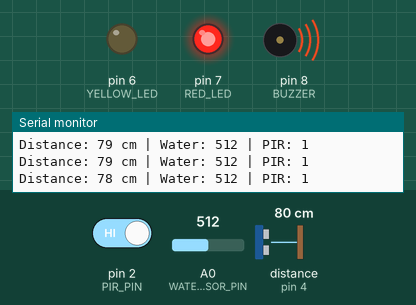
This sketch was run on a simulated Arduino Uno, built with avr-gcc and run on an emulated ATmega328P. Shown: output pins drawn as LEDs (lit = HIGH), buzzer (waves = sounding), the last lines printed to the serial monitor. Wiring (inferred from the names in the program): ultrasonic range finder: trigger pin 3; echo pin 4. The test bench sets the inputs (shaded band); at power-on: pin 2 (PIR_PIN) HIGH, A0 (WATER_SENSOR_PIN) = 512, distance to the obstacle (sensor on pin 4) 80 cm. The echo pulse lasts 58.3 µs per cm; pins used as bus, display or sensor lines are not drawn.

Above: at 1.59 s.
1.6 s: pin 2 (PIR_PIN) driven LOW
At 2.32 s:
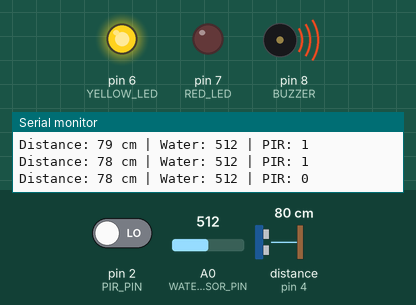
5.1 s: A0 (WATER_SENSOR_PIN) set to 307
8.6 s: A0 (WATER_SENSOR_PIN) set to 290
At 9.7 s:
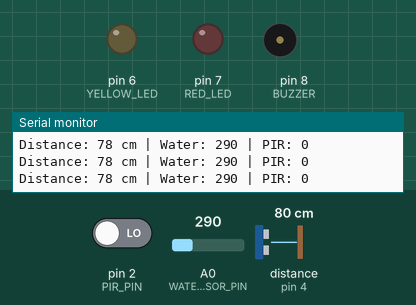
10.4 s: distance to the obstacle (sensor on pin 4) set to 34 cm
11.9 s: distance to the obstacle (sensor on pin 4) set to 28 cm
At 12.2 s:
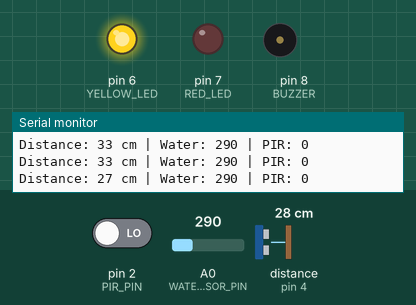
15.4 s: A0 (WATER_SENSOR_PIN) set to 591
At 15.73 s:
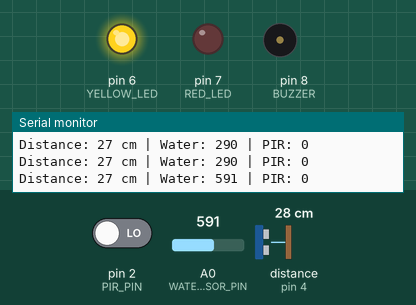
18.9 s: A0 (WATER_SENSOR_PIN) set to 612
At 19.6 s:
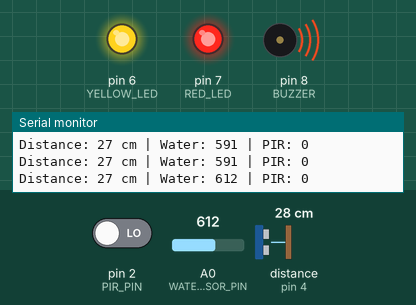
Timing chart, 0 to 23.5 s (numbered marks = the images above; inputs shaded):
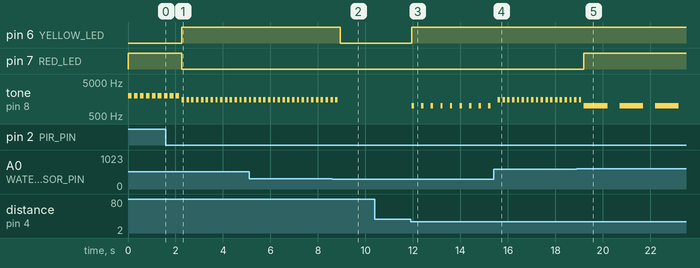

Measured:
- the behaviour switches between 300 and 299 on A0 (WATER_SENSOR_PIN) (found by bisection; images 1 and 2)
- the behaviour switches between 32 and 31 cm on distance to the obstacle (sensor on pin 4) (found by bisection; images 2 and 3)
- the behaviour switches between 599 and 600 on A0 (WATER_SENSOR_PIN) (found by bisection; images 4 and 5)
- after the input at 1.6 s, pin 6 (YELLOW_LED): LOW → HIGH after 0.67 s; pin 7 (RED_LED): HIGH → LOW after 0.67 s
- after the input at 8.6 s, pin 6 (YELLOW_LED): HIGH → LOW after 0.34 s; tone on pin 8 (BUZZER): goes on until 8.8 s, then stays silent
- after the input at 11.9 s, pin 6 (YELLOW_LED): LOW → HIGH after 0.05 s; tone on pin 8 (BUZZER): alternates 1000 Hz for 0.10 s and silent for 0.30 s, starting after 0.05 s
- after the input at 15.4 s, tone on pin 8 (BUZZER): alternates 1500 Hz for 0.10 s and silent for 0.10 s, starting after 0.18 s
- after the input at 18.9 s, pin 7 (RED_LED): LOW → HIGH after 0.30 s

The sketch:

SmartAlertSystem.ino
```cpp
#define TRIG_PIN 3
#define ECHO_PIN 4
#define PIR_PIN 2
#define WATER_SENSOR_PIN A0

#define RED_LED 7
#define YELLOW_LED 6
#define BUZZER 8

void setup() {
  Serial.begin(9600);
  pinMode(TRIG_PIN, OUTPUT);
  pinMode(ECHO_PIN, INPUT);
  pinMode(PIR_PIN, INPUT);
  pinMode(RED_LED, OUTPUT);
  pinMode(YELLOW_LED, OUTPUT);
  pinMode(BUZZER, OUTPUT);
}

long getUltrasonicDistance() {
  digitalWrite(TRIG_PIN, LOW);
  delayMicroseconds(2);
  digitalWrite(TRIG_PIN, HIGH);
  delayMicroseconds(10);
  digitalWrite(TRIG_PIN, LOW);

  long duration = pulseIn(ECHO_PIN, HIGH, 30000);
  long distance = duration * 0.034 / 2;
  if (distance == 0) distance = 999;  // Filter out bad reads
  return distance;
}

void playBeepPattern(int onTime, int offTime) {
  tone(BUZZER, 1000);  // 1kHz tone
  delay(onTime);
  noTone(BUZZER);
  delay(offTime);
}

void playAlarmSound() {
  for (int i = 0; i < 3; i++) {
    tone(BUZZER, 2000); // Higher pitch alarm
    delay(150);
    noTone(BUZZER);
    delay(100);
  }
}

void loop() {
  long distance = getUltrasonicDistance();
  int waterLevel = analogRead(WATER_SENSOR_PIN);
  int pirState = digitalRead(PIR_PIN);

  Serial.print("Distance: "); Serial.print(distance); Serial.print(" cm | ");
  Serial.print("Water: "); Serial.print(waterLevel); Serial.print(" | ");
  Serial.print("PIR: "); Serial.println(pirState);

  bool waterDry = waterLevel < 300;
  bool waterLow = waterLevel >= 300 && waterLevel < 600;
  bool waterHigh = waterLevel >= 600;

  // MUTE MODE CHECK: All sensors quiet
  if (pirState == LOW && waterDry && distance > 30) {
    digitalWrite(RED_LED, LOW);
    digitalWrite(YELLOW_LED, LOW);
    noTone(BUZZER);
    return;
  }

  // PRIORITY: PIR motion first
  if (pirState == HIGH) {
    digitalWrite(RED_LED, HIGH);
    digitalWrite(YELLOW_LED, LOW);
    playAlarmSound(); // Different warning sound
    return;
  }

  // Handle Water Sensor
  if (waterHigh) {
    digitalWrite(RED_LED, HIGH);
    digitalWrite(YELLOW_LED, HIGH);
    tone(BUZZER, 1000);
    delay(1000); // Long tone
    noTone(BUZZER);
    delay(500);
    return;
  }
  else if (waterLow) {
    digitalWrite(RED_LED, LOW);
    digitalWrite(YELLOW_LED, HIGH);
    for (int i = 0; i < 3; i++) {
      tone(BUZZER, 1500);
      delay(100);
      noTone(BUZZER);
      delay(100);
    }
    return;
  }

  // Handle Ultrasonic Sensor
  if (distance < 10) {
    digitalWrite(RED_LED, HIGH);
    digitalWrite(YELLOW_LED, HIGH);
    playBeepPattern(500, 100); // Long beep
  }
  else if (distance >= 10 && distance <= 20) {
    digitalWrite(RED_LED, HIGH);
    digitalWrite(YELLOW_LED, LOW);
    playBeepPattern(200, 200); // Medium beeps
  }
  else {
    digitalWrite(RED_LED, LOW);
    digitalWrite(YELLOW_LED, HIGH);
    playBeepPattern(100, 300); // Short beeps
  }
}
```
